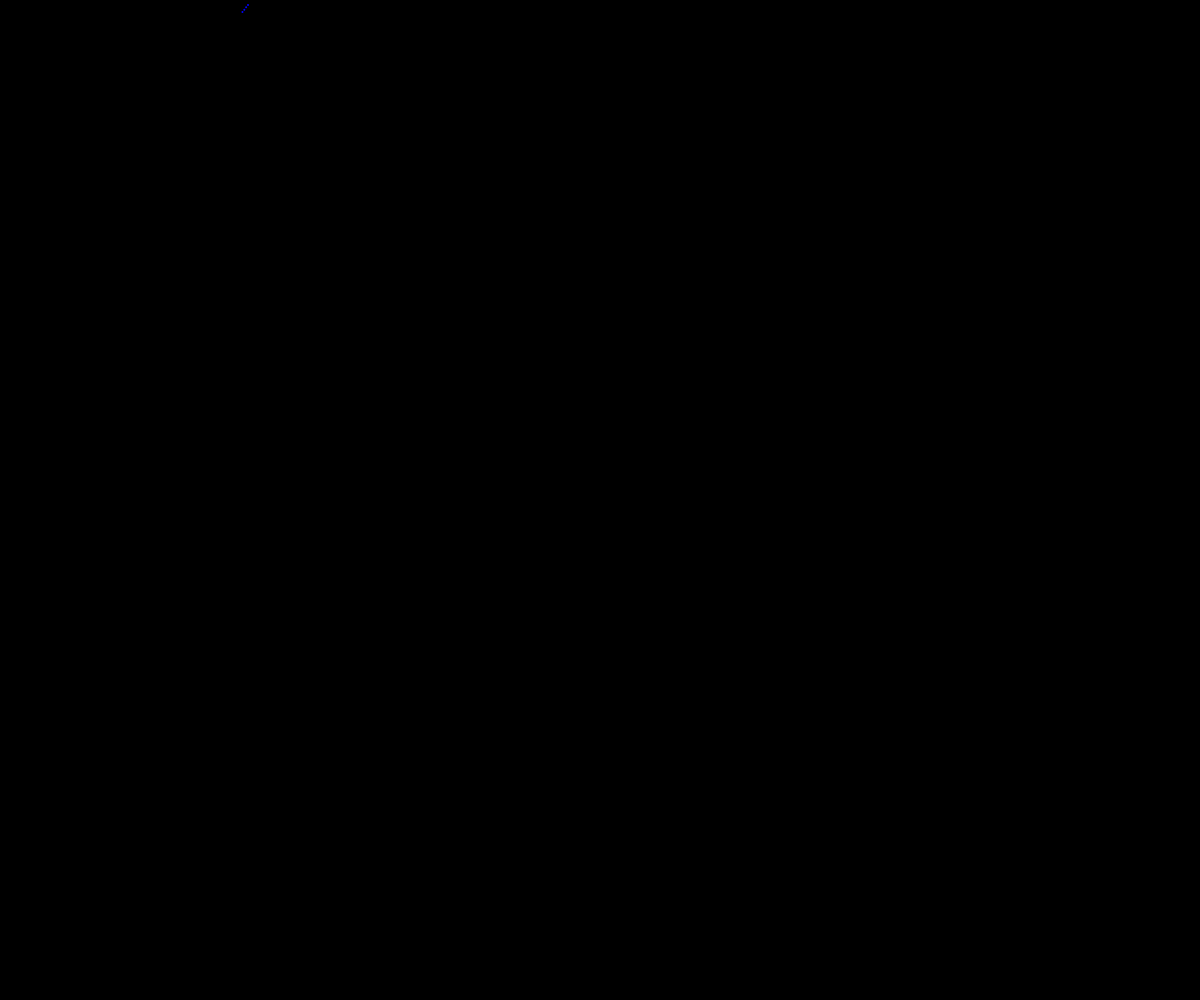
Frame 1 (no input)
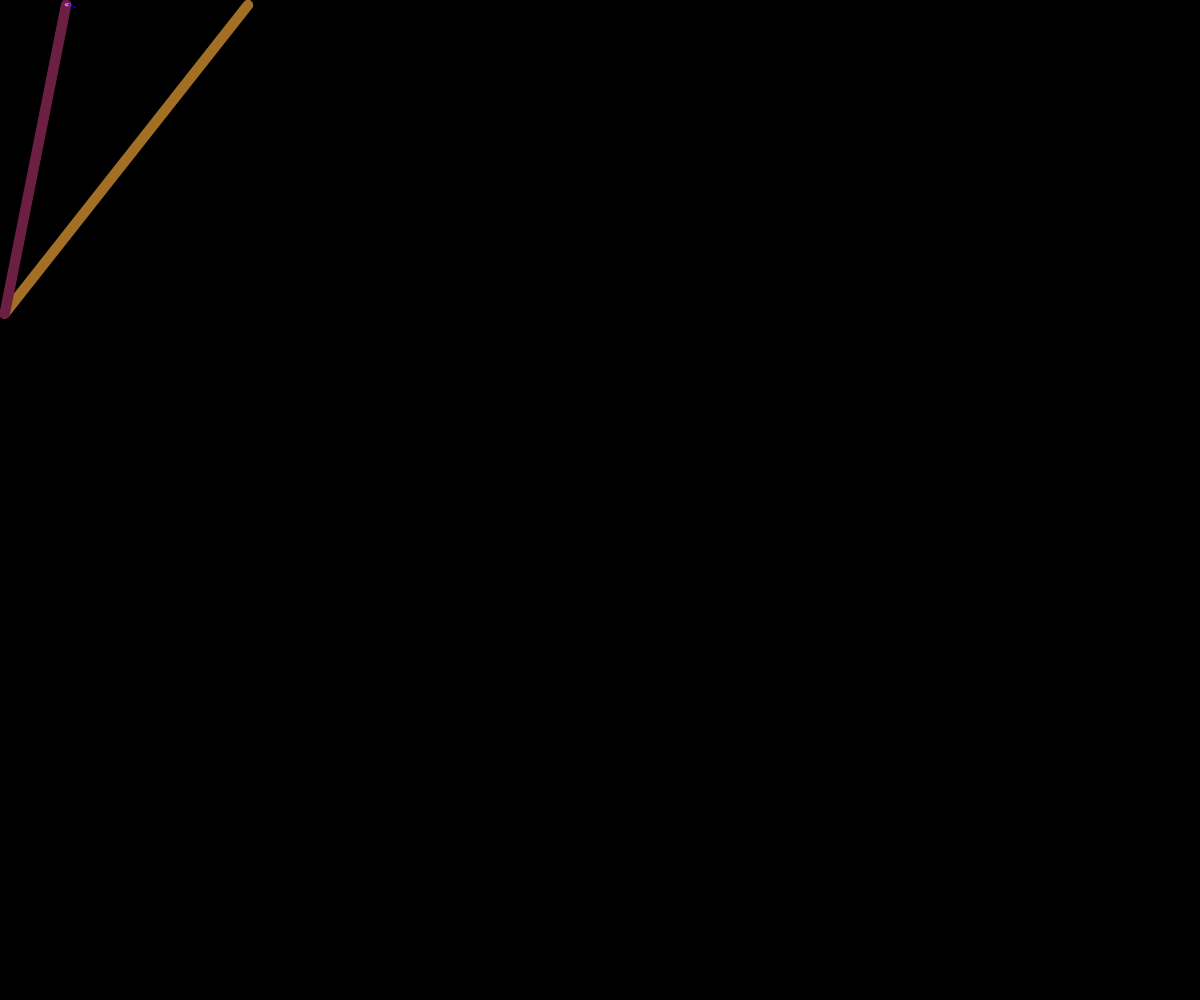
Frame 60 (no input)
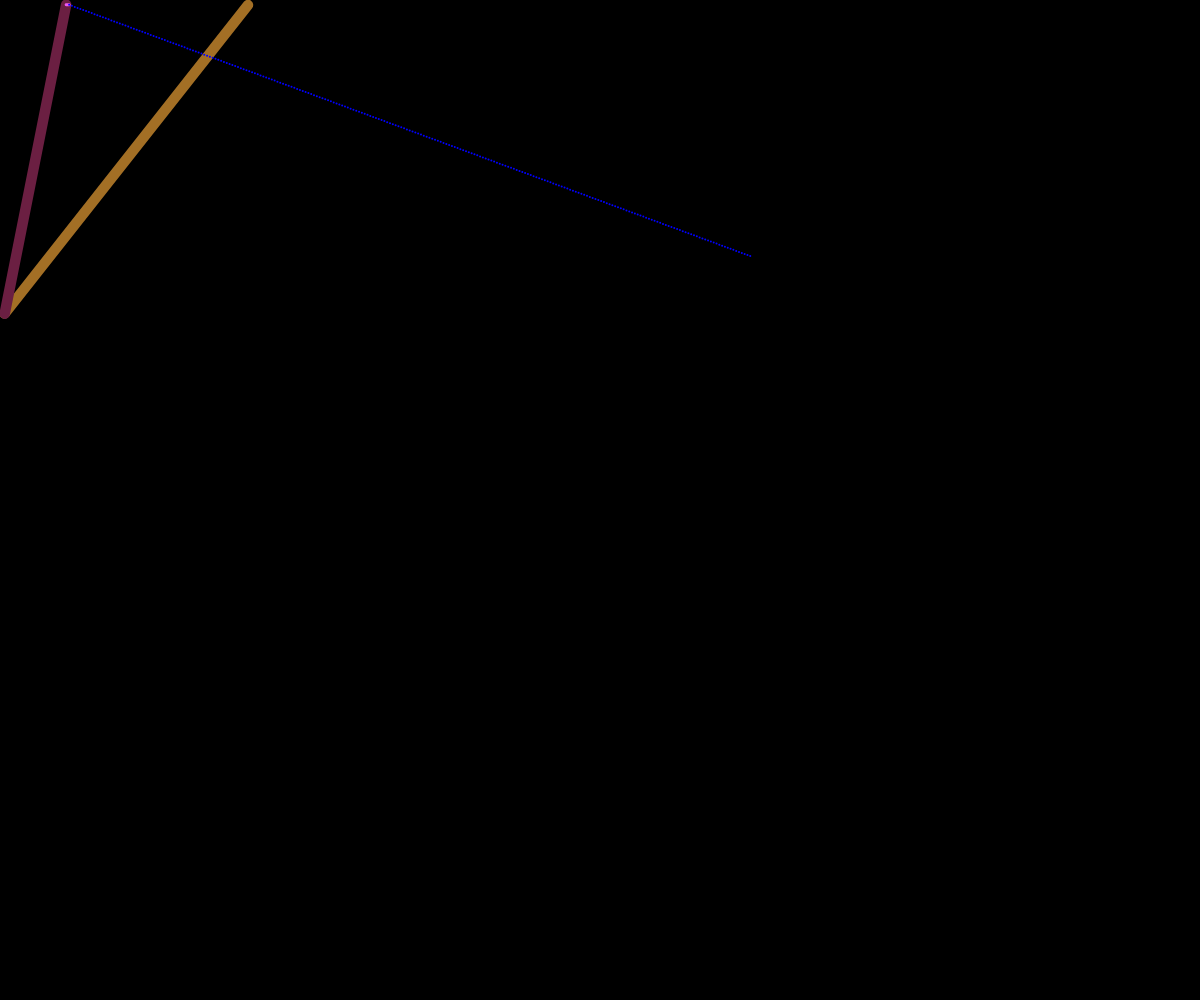
Frame 120 (the mouse pressed at the canvas centre since frame 60)

The p5.js sketch that drew these frames (run headless with seeded random() and noise() and a simulated clock; from frame 60 on, the mouse is pressed at the canvas centre):

// p5.js sketch
// ── sketch.js
 var up = 0;
 var right = 1;
 var down = 2;
 var left = 3;
 var direction = down;

 var stepSize = 3;
 var minLength = 10;
 var diameter = 1;
 var angleCount = 20;
 var angle;
 var reachedBorder = false;
 var speed = 3;
 
 
 var xPosition;
 var yPosition;
 var newXPos;
 var newYPos;

function setup() 
{
   createCanvas(windowWidth,windowHeight);
   background(0,0,0);
 
   angle = changeAngle(direction);
   xPosition = floor(random(width));
   yPosition = 5;
   newXPos = xPosition;
   newYPos = yPosition;
}

function draw() 
{
    let x = random(0,255);
    let y = random(0,255);
    let z = random(0,255);
    let w = random(2,11);

    //var speed = 4; //int(map(4, 0, width, 0, 20))
    for (var i = 0; i <= speed; i++) 
    {
        strokeWeight(2);
        stroke(0,0,255);
        point(xPosition, yPosition);
        
        xPosition += cos(radians(angle)) * stepSize;
        yPosition += sin(radians(angle)) * stepSize;
        
        reachedBorder = false;
 
        if (yPosition <= 5) 
        {
            direction = down;
            reachedBorder = true;
        }  
        else if (xPosition >= width - 5) 
        {
            direction = left;
            reachedBorder = true;
        }  
        else if (yPosition >= height - 5) 
        {
            direction = up;
            reachedBorder = true;
        }  
        else if (xPosition <= 5) 
        {
            direction = right;
            reachedBorder = true;
        }
 
        var currentPixel = get(floor(xPosition), floor(yPosition));
        if (reachedBorder) 
        {
            angle = changeAngle(direction);
 
            var distance = dist(xPosition, yPosition, newXPos, newYPos);
            //if (distance >= minLength) 
           // {
                strokeWeight(w);
                stroke(x,y,z);
                line(xPosition, yPosition, newXPos, newYPos);
           // }
 
            newXPos = xPosition;
            newYPos = yPosition;
        }
    }
}
 
function changeAngle(currentDirection) 
{
   var a = (floor(random(-angleCount, angleCount)) + 0.5) * 90 / angleCount;
   if (currentDirection == up) return a - 90;
   if (currentDirection == right) return a;
   if (currentDirection == down) return a + 90;
   if (currentDirection == left) return a + 180;
   return 0;
}

function keyTyped()
{
    if(key === 'd')
    {
        speed = speed + 1;
    }
    else if(key === 'a')
    {
        speed = speed - 1;
    }
}
 
